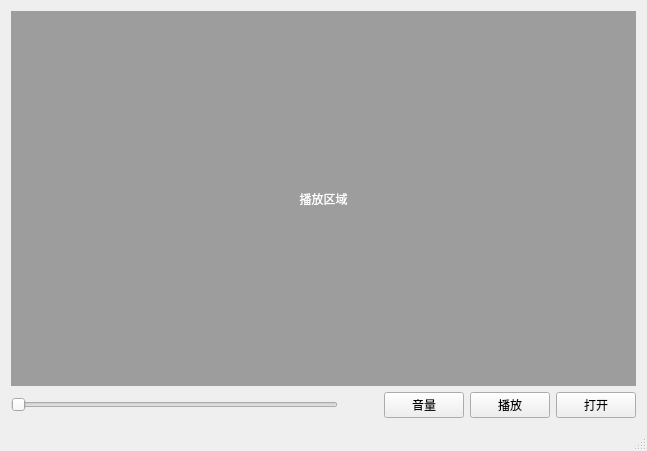
<?xml version="1.0" encoding="UTF-8"?>
<ui version="4.0">
 <class>MediaPlayer</class>
 <widget class="QMainWindow" name="MediaPlayer">
  <property name="geometry">
   <rect>
    <x>0</x>
    <y>0</y>
    <width>647</width>
    <height>451</height>
   </rect>
  </property>
  <property name="windowTitle">
   <string>MediaPlayer</string>
  </property>
  <widget class="QWidget" name="centralWidget">
   <layout class="QGridLayout" name="gridLayout">
    <item row="0" column="0">
     <widget class="QLabel" name="label_player">
      <property name="sizePolicy">
       <sizepolicy hsizetype="Preferred" vsizetype="Expanding">
        <horstretch>0</horstretch>
        <verstretch>0</verstretch>
       </sizepolicy>
      </property>
      <property name="palette">
       <palette>
        <active>
         <colorrole role="WindowText">
          <brush brushstyle="SolidPattern">
           <color alpha="255">
            <red>255</red>
            <green>255</green>
            <blue>255</blue>
           </color>
          </brush>
         </colorrole>
         <colorrole role="Button">
          <brush brushstyle="SolidPattern">
           <color alpha="255">
            <red>157</red>
            <green>157</green>
            <blue>157</blue>
           </color>
          </brush>
         </colorrole>
         <colorrole role="Base">
          <brush brushstyle="SolidPattern">
           <color alpha="255">
            <red>157</red>
            <green>157</green>
            <blue>157</blue>
           </color>
          </brush>
         </colorrole>
         <colorrole role="Window">
          <brush brushstyle="SolidPattern">
           <color alpha="255">
            <red>157</red>
            <green>157</green>
            <blue>157</blue>
           </color>
          </brush>
         </colorrole>
        </active>
        <inactive>
         <colorrole role="WindowText">
          <brush brushstyle="SolidPattern">
           <color alpha="255">
            <red>255</red>
            <green>255</green>
            <blue>255</blue>
           </color>
          </brush>
         </colorrole>
         <colorrole role="Button">
          <brush brushstyle="SolidPattern">
           <color alpha="255">
            <red>157</red>
            <green>157</green>
            <blue>157</blue>
           </color>
          </brush>
         </colorrole>
         <colorrole role="Base">
          <brush brushstyle="SolidPattern">
           <color alpha="255">
            <red>157</red>
            <green>157</green>
            <blue>157</blue>
           </color>
          </brush>
         </colorrole>
         <colorrole role="Window">
          <brush brushstyle="SolidPattern">
           <color alpha="255">
            <red>157</red>
            <green>157</green>
            <blue>157</blue>
           </color>
          </brush>
         </colorrole>
        </inactive>
        <disabled>
         <colorrole role="WindowText">
          <brush brushstyle="SolidPattern">
           <color alpha="255">
            <red>120</red>
            <green>120</green>
            <blue>120</blue>
           </color>
          </brush>
         </colorrole>
         <colorrole role="Button">
          <brush brushstyle="SolidPattern">
           <color alpha="255">
            <red>157</red>
            <green>157</green>
            <blue>157</blue>
           </color>
          </brush>
         </colorrole>
         <colorrole role="Base">
          <brush brushstyle="SolidPattern">
           <color alpha="255">
            <red>157</red>
            <green>157</green>
            <blue>157</blue>
           </color>
          </brush>
         </colorrole>
         <colorrole role="Window">
          <brush brushstyle="SolidPattern">
           <color alpha="255">
            <red>157</red>
            <green>157</green>
            <blue>157</blue>
           </color>
          </brush>
         </colorrole>
        </disabled>
       </palette>
      </property>
      <property name="styleSheet">
       <string notr="true">background-color: rgb(157, 157, 157);</string>
      </property>
      <property name="text">
       <string>播放区域</string>
      </property>
      <property name="alignment">
       <set>Qt::AlignCenter</set>
      </property>
     </widget>
    </item>
    <item row="1" column="0">
     <layout class="QHBoxLayout" name="horizontalLayout_2">
      <item>
       <widget class="CustomSlider" name="slider_progress">
        <property name="sizePolicy">
         <sizepolicy hsizetype="Expanding" vsizetype="Preferred">
          <horstretch>0</horstretch>
          <verstretch>0</verstretch>
         </sizepolicy>
        </property>
        <property name="orientation">
         <enum>Qt::Horizontal</enum>
        </property>
       </widget>
      </item>
      <item>
       <spacer name="horizontalSpacer">
        <property name="orientation">
         <enum>Qt::Horizontal</enum>
        </property>
        <property name="sizeType">
         <enum>QSizePolicy::Preferred</enum>
        </property>
        <property name="sizeHint" stdset="0">
         <size>
          <width>40</width>
          <height>20</height>
         </size>
        </property>
       </spacer>
      </item>
      <item>
       <widget class="QPushButton" name="pushButton_volume">
        <property name="text">
         <string>音量</string>
        </property>
       </widget>
      </item>
      <item>
       <widget class="QPushButton" name="pushButton_play_and_pause">
        <property name="text">
         <string>播放</string>
        </property>
       </widget>
      </item>
      <item>
       <widget class="QPushButton" name="pushButton_open_file">
        <property name="text">
         <string>打开</string>
        </property>
       </widget>
      </item>
     </layout>
    </item>
   </layout>
  </widget>
  <widget class="QStatusBar" name="statusBar"/>
 </widget>
 <layoutdefault spacing="6" margin="11"/>
 <customwidgets>
  <customwidget>
   <class>CustomSlider</class>
   <extends>QSlider</extends>
   <header location="global">customslider.h</header>
  </customwidget>
 </customwidgets>
 <resources/>
 <connections/>
</ui>
